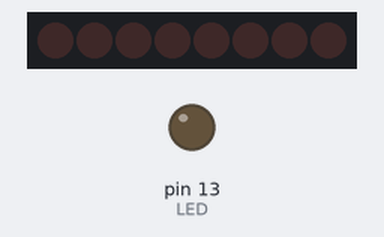
Simulated run of this sketch. Board: Arduino Uno, built with avr-gcc and run on an emulated ATmega328P. Parts: 8 shift-register outputs drawn as a row of LEDs (first output left, lit = HIGH), output pins drawn as LEDs (lit = HIGH). Wiring (inferred from the names in the program): shift register (74HC595): data pin 11; shift clock pin 12; latch pin 10. Wiring (inferred from the signals the program sends): row of LEDs: on Q0, Q1, Q2, Q3, Q4, Q5, Q6, Q7. Pins used as bus, display or sensor lines are not drawn.

Above: at 2.2 s.
At 12.7 s:
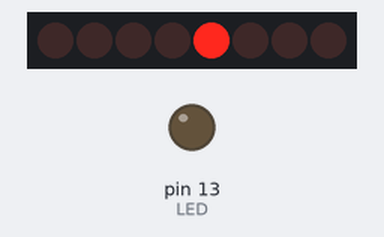
Timing chart, 0 to 13.5 s (numbered marks = the images above):
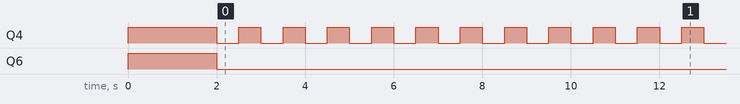

The sketch:

Arduino-29-2.ino
```cpp
const int LED = 13;
const int CLK = 12;    //-- Pin de reloj
const int DATout = 11; //-- Pin de Datos serie de salida
const int CTRL = 10;   //-- Pin de control

int n=0;
byte dat=B00100000;

void fpga_write(int value) {
 shiftOut(DATout, CLK, MSBFIRST, value);
 digitalWrite(CTRL, HIGH);
 digitalWrite(CTRL, LOW);
}

void setup() {
  pinMode(LED, OUTPUT);
  pinMode(CLK, OUTPUT);
  pinMode(DATout, OUTPUT);
  pinMode(CTRL, OUTPUT);
  digitalWrite(CTRL, LOW);
  digitalWrite(CLK, LOW);
  digitalWrite(LED,LOW);
  fpga_write(B01010000);
  delay(2000);
  Serial.begin(9600);
}

void loop() {
  fpga_write(B00000000);
  delay(500);
  fpga_write(B00010000);
  delay(500);
  fpga_write(dat);
  dat=dat+B00000001;
  if (dat>B00101001)
  {
    dat=B00100000;
  }
}
```

Measured:
- by itself, Q4: alternates HIGH for 0.50 s and LOW for 0.50 s
- by itself, Q6: HIGH → LOW at 2.0 s
- by itself, everything shown: repeats every 10.0 s, in 30 steps
